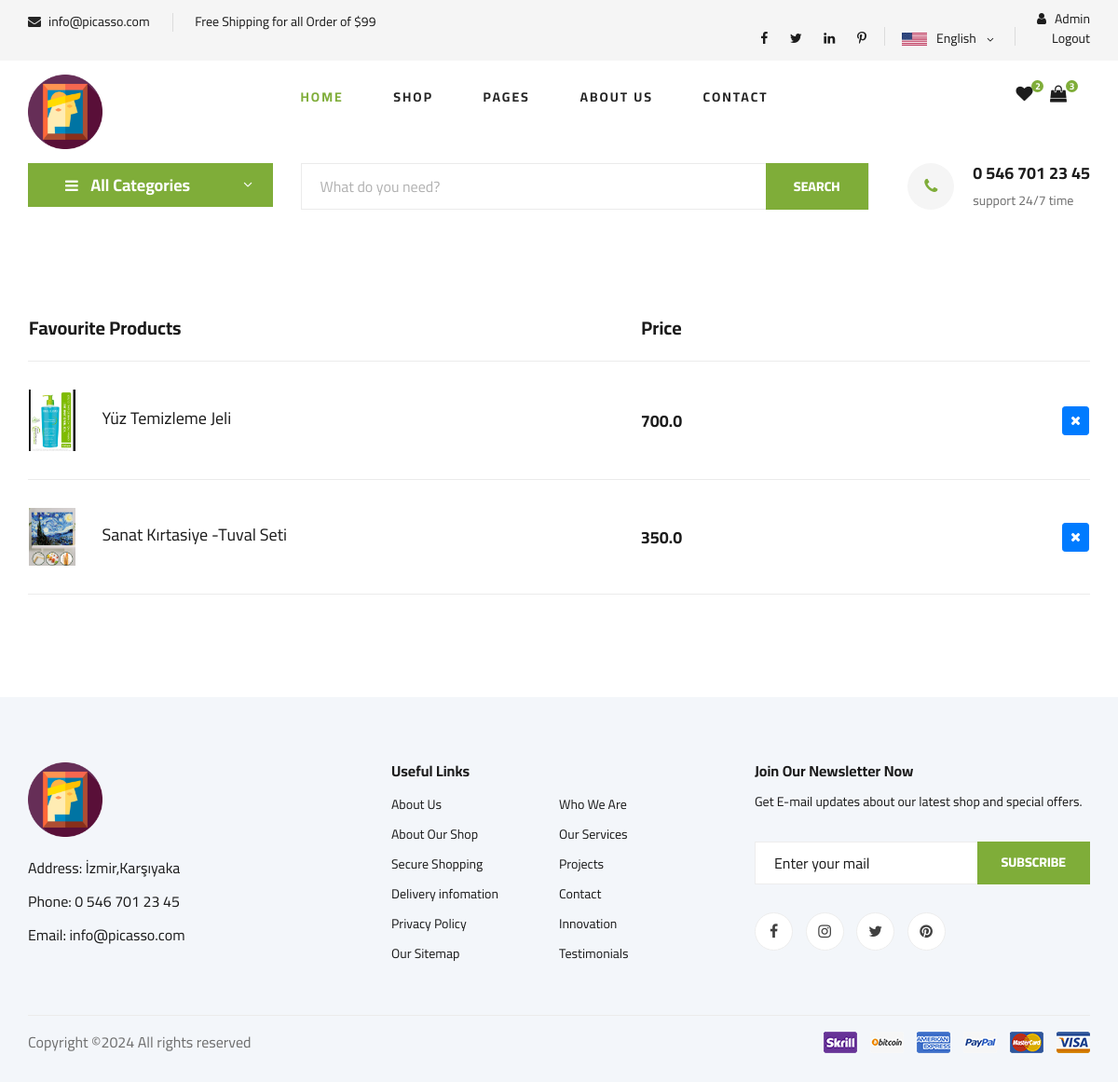
Screenshot of /order/favorites (signed in) with the database file from the repository.
### home/models.py (models this page shows, shortened)
class Settings(models.Model):
    STATUS = (('True', 'True'), ('False', 'False'))
    title = models.CharField(max_length=150)
    keywords = models.CharField(max_length=255)
    description = models.CharField(max_length=255)
    company = models.CharField(max_length=50)
    address = models.CharField(blank=True, max_length=100)
    phone = models.CharField(blank=True, max_length=15)
    fax = models.CharField(blank=True, max_length=15)
    email = models.CharField(blank=True, max_length=50)
    smtpserver = models.CharField(blank=True, max_length=50)
    smtpemail = models.CharField(blank=True, max_length=50)
    smtppassword = models.CharField(blank=True, max_length=10)
    smtpport = models.CharField(blank=True, max_length=5)
    icon = models.ImageField(blank=True, upload_to='images/')
    facebook = models.CharField(blank=True, max_length=50)
    instagram = models.CharField(blank=True, max_length=50)
    twitter = models.CharField(blank=True, max_length=50)
    youtube = models.CharField(blank=True, max_length=50)
    aboutus = RichTextUploadingField()
    contact = RichTextUploadingField()
    references = RichTextUploadingField()
    status = models.CharField(max_length=10, choices=STATUS)
    create_at = models.DateTimeField(auto_now_add=True)
    update_at = models.DateTimeField(auto_now=True)

### order/models.py (models this page shows, shortened)
class AddFavourite(models.Model):
    user = models.ForeignKey(User,on_delete=models.SET_NULL,null=True)
    product = models.ForeignKey(Product, on_delete=models.SET_NULL, null=True)

### product/models.py (models this page shows, shortened)
class Product(models.Model):
    STATUS=( ('True','Evet'),('False','Hayir'))
    product_category = models.ForeignKey(
        Category,
        on_delete=models.CASCADE,
        related_name='products'  # İlişkili ürünleri çağırmak için kullanılır
    )#her ürün bir kategoriye ait olacak.
    user =models.ForeignKey(User,on_delete = models.CASCADE)
    title=models.CharField(max_length=75)
    keywords=models.CharField(blank=True,max_length=300)
    description=models.CharField(blank=True,max_length=300)
    image=models.ImageField(blank=True,upload_to='images/')
    price=models.FloatField()
    amount=models.IntegerField(default=0)
    detail=RichTextUploadingField()
    status=models.CharField(max_length=10,choices=STATUS,default='False')
    create_at=models.DateTimeField(auto_now_add=True)
    update_at=models.DateTimeField(auto_now=True)
    slug=models.SlugField(null=False,unique=True)
    viewcount=models.IntegerField(default=0)
    def thumbnail(self):
        if self.image:
            return mark_safe('<img src="{}" width="50"/>'.format(self.image.url))
        return "No Image"
    thumbnail.short_description = 'Image' #bu sütunun başlığı olarak "Image" metni gösterilir.
    def image_preview(self):
        if self.image:
            return format_html('<img src="{}" style="width: 300px; height: auto;" />', self.image.url)
        return '-'
    image_preview.short_description = 'Current Image'

### order/views.py (the view)
# urls.py: path("favorites", views.favorites, name="favorites"),
def favorites(request):
    current_user = request.user
    favorites =AddFavourite.objects.filter(user=current_user)
    context = {'favorites':favorites}
    return render(request, 'favori_urunler.html',context)

### home/context_processors.py (called while the page is built)
def global_settings(request):
    settings = Settings.objects.get(pk=1)
    return {
        'settings': settings
    }

### myProject/context_processors.py (called while the page is built)
def favori_check(request):
    if request.user.is_authenticated:
        request.session['favori_items'] = (AddFavourite.objects.filter(user_id = request.user.id).count())
        request.session['cart_items'] = ShopCart.objects.filter(user_id=request.user.id).count()
        return {'favori_itemss': request.session['favori_items'],'cart_items':request.session['cart_items']}
    else:
        request.session['favori_items'] = 0
        request.session['cart_items'] = 0
        return {'favori_itemss': request.session['favori_items'],'cart_items':request.session['cart_items']}

### product/context_processors.py (called while the page is built)
def categories(request):
    categories = Category.objects.all()
    if categories :
       return {'categories': categories}
    else:
        return dict()

### templates/favori_urunler.html (shortened to what this page needs)
{% extends 'home.html' %}
{% block body %}
    <section class="shoping-cart spad">
        <div class="container">
            <div class="row">
                <div class="col-lg-12">
                    <div class="shoping__cart__table">
                        <table>
                            <thead>
                                <tr>
                                    <th class="shoping__product">Favourite Products</th>
                                    <th>Price</th>
                                    <th></th>
                                </tr>
                            </thead>
                            <tbody>
                                {% for product in favorites %}
                                <tr>
                                    <td class="shoping__cart__item">
                                        <img src="{{ product.product.image.url}}" width ="50" alt="">
                                        <h5> {{ product.product.title}}</h5>
                                    </td>
                                    <td class="shoping__cart__price">
                                        {{ product.product.price}}
                                    </td>
                                    <td class="shoping__cart__item__close">
                                        <a href="/order/delfavorite/{{ product.product.id }}">
                                            <button class="btn btn-sm btn-primary">
                                                <i class="fa fa-times"></i>
                                            </button>
                                        </a>
                                    </td>
                                </tr>
                                {%endfor%}
                            </tbody>
                        </table>
                    </div>
                </div>
            </div>
        </div>
    </section>
{% endblock %}

### templates/header.html (shortened to what this page needs)
{% load static %}
<header class="header">
    <div class="header__top">
        <div class="container">
            <div class="row">
                <div class="col-lg-6 col-md-6">
                    <div class="header__top__left">
                        <ul>
                            <li><i class="fa fa-envelope"></i>  {{settings.email}}</li>
                            <li>Free Shipping for all Order of $99</li>
                        </ul>
                    </div>
                </div>
                <div class="col-lg-6 col-md-6">
                    <div class="header__top__right">
                        <div class="header__top__right__social">
                            <a href="#"><i class="fa fa-facebook"></i></a>
                            <a href="#"><i class="fa fa-twitter"></i></a>
                            <a href="#"><i class="fa fa-linkedin"></i></a>
                            <a href="#"><i class="fa fa-pinterest-p"></i></a>
                        </div>
                        <div class="header__top__right__language">
                            <img src="{% static  'img/language.png'%}" alt="">
                            <div>English</div>
                            <span class="arrow_carrot-down"></span>
                        </div>
                        <div class="header__top__right__auth">
                            {% if user.id is not None %}
                            <a href="{% url 'user_profile'%}"><i class="fa fa-user"></i> {{user.username}}</a>
                            <a href="{% url 'user_logout'%}"></i> Logout</a>
                           {% else %}
                           <a href="{% url 'user_login'%}"><i class="fa fa-user"></i> Login</a>
                           <a href="{% url 'user_register'%}"></i> Register</a>
                 </div>
                 {% endif %}
             </div>
                        </div>
                    </div>
                </div>
            </div>
        </div>
    <div class="container">
        <div class="row">
            <div class="col-lg-3">
                <div class="header__logo">
                    <a href="./index.html"><img src="{% static  'img/picasso_icon.ico'%}" width="80" alt=""></a>
                </div>
            </div>
            <div class="col-lg-6">
                <nav class="header__menu">
                    <ul>
                        <li class="active"><a href="{% url 'index'%}">Home</a></li>
                        <li><a href="{% url 'search' %}">Shop</a></li>
                        <li><a href="#">Pages</a>
                        </li>
                        <li><a href="{%url 'aboutus' %}">About Us</a></li>
                        <li><a href="{%url 'iletisim' %}">Contact</a></li>
                    </ul>
                </nav>
            </div>
            <div class="col-lg-3">
                <div class="header__cart">
                    <ul>
                        <li><a href="/order/favorites"><i class="fa fa-heart"></i> <span>{{request.session.favori_items}}</span>
                        </a>
                    </li>
                        <li><a href="/order/shopcart"><i class="fa fa-shopping-bag"></i> <span>{{request.session.cart_items}}</span>
                        </a>
                    </li>
                    </ul>
                </div>
            </div>
        </div>
    </div>
</header>

### templates/hero_normal.html (shortened to what this page needs)
  {% load static %}{% load mptt_tags %}
   <section class="hero hero-normal">
    <div class="container">
        <div class="row">
            <div class="col-lg-3">
                <div class="hero__categories">
                    <div class="hero__categories__all">
                        <i class="fa fa-bars"></i>
                        <span>All Categories</span>
                    </div>
                </div>
            </div>
            <div class="col-lg-9">
                <div class="hero__search">
                    <div class="hero__search__form">
                        <form action="/search/" method = "post">
                            <input type="text" name = "query" placeholder="What do you need?">
                            <button type="submit" class="site-btn">SEARCH</button>
                        </form>
                    </div>
                    <div class="hero__search__phone">
                        <div class="hero__search__phone__icon">
                            <i class="fa fa-phone"></i>
                        </div>
                        <div class="hero__search__phone__text">
                            <h5>{{settings.phone}}</h5>
                            <span>support 24/7 time</span>
                        </div>
                    </div>
                </div>
            </div>
        </div>
    </div>
</section>

### templates/footer.html
{% load static %}
 <footer class="footer spad">
    <div class="container">
        <div class="row">
            <div class="col-lg-3 col-md-6 col-sm-6">
                <div class="footer__about">
                    <div class="footer__about__logo">
                        <a href="{% url 'index'%}"><img src="{% static 'img/picasso_icon.ico' %}" width="80" alt=""></a>
                    </div>
                    <ul>
                        <li>Address: {{ settings.address}}</li>
                        <li>Phone: {{ settings.phone}}</li>
                        <li>Email: {{ settings.email}}</li>
                    </ul>
                </div>
            </div>
            <div class="col-lg-4 col-md-6 col-sm-6 offset-lg-1">
                <div class="footer__widget">
                    <h6>Useful Links</h6>
                    <ul>
                        <li><a href="{% url 'aboutus'%}">About Us</a></li>
                        <li><a href="#">About Our Shop</a></li>
                        <li><a href="#">Secure Shopping</a></li>
                        <li><a href="#">Delivery infomation</a></li>
                        <li><a href="#">Privacy Policy</a></li>
                        <li><a href="#">Our Sitemap</a></li>
                    </ul>
                    <ul>
                        <li><a href="{% url 'iletisim'%}">Who We Are</a></li>
                        <li><a href="#">Our Services</a></li>
                        <li><a href="#">Projects</a></li>
                        <li><a href="#">Contact</a></li>
                        <li><a href="#">Innovation</a></li>
                        <li><a href="#">Testimonials</a></li>
                    </ul>
                </div>
            </div>
            <div class="col-lg-4 col-md-12">
                <div class="footer__widget">
                    <h6>Join Our Newsletter Now</h6>
                    <p>Get E-mail updates about our latest shop and special offers.</p>
                    <form action="#">
                        <input type="text" placeholder="Enter your mail">
                        <button type="submit" class="site-btn">Subscribe</button>
                    </form>
                    <div class="footer__widget__social">
                        <a href="#"><i class="fa fa-facebook"></i></a>
                        <a href="#"><i class="fa fa-instagram"></i></a>
                        <a href="#"><i class="fa fa-twitter"></i></a>
                        <a href="#"><i class="fa fa-pinterest"></i></a>
                    </div>
                </div>
            </div>
        </div>
        <div class="row">
            <div class="col-lg-12">
                <div class="footer__copyright">
                    <div class="footer__copyright__text"><p>
Copyright &copy;<script>document.write(new Date().getFullYear());</script> All rights reserved
</p></div>
                    <div class="footer__copyright__payment"><img src="{% static  'img/payment-item.png'%}" alt=""></div>
                </div>
            </div>
        </div>
    </div>
</footer>

### rows the page displays
Settings: email "info@picasso.com", phone "0 546 701 23 45", address "İzmir,Karşıyaka"
AddFavourite: product.image (picture), product "Yüz Temizleme Jeli", product.price "700.0"
AddFavourite: product.image (picture), product "Sanat Kırtasiye -Tuval Seti", product.price "350.0"

### other values shown
{{ user.username }} "Admin"
{{ request.session.favori_items }} "2"
{{ request.session.cart_items }} "3"
